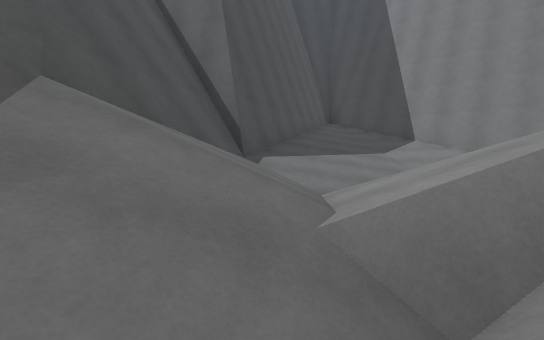
[1] (above)

16 first-person views from a walk through a Unity game level. The camera is 1.4 m above the floor, tilts 4° down and sees 90° across. The floor is counted in squares, 2 m on a side. Each view is taken from the middle of a square. On the plan, view 1 faces up. The plan holds only what a view shows up to about 9 squares ahead; the rest is blank. The place goes on beyond the plan. The player character is not drawn.

[2]
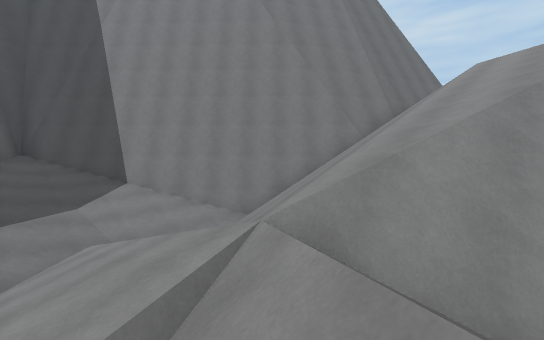

[3]
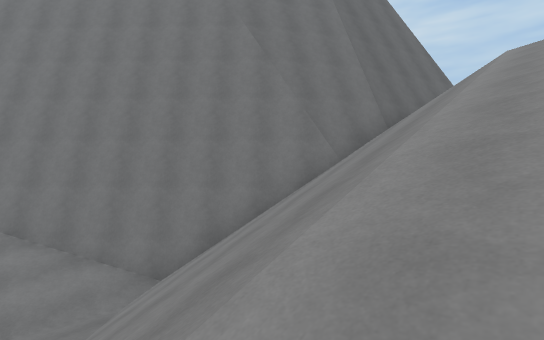

[4]
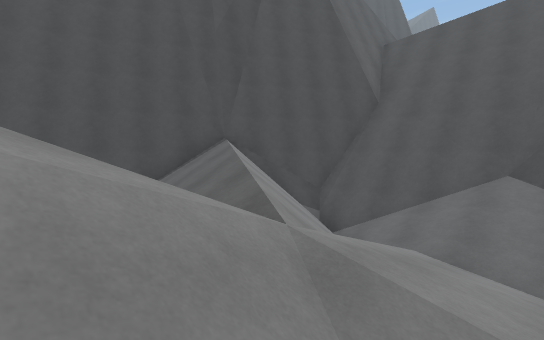

[5]
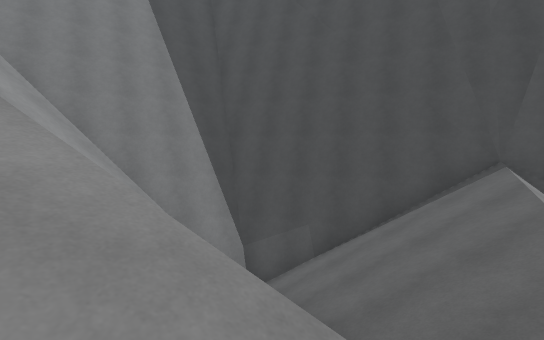

[6]
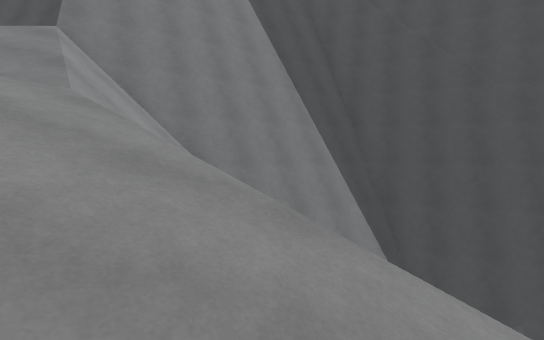

[7]
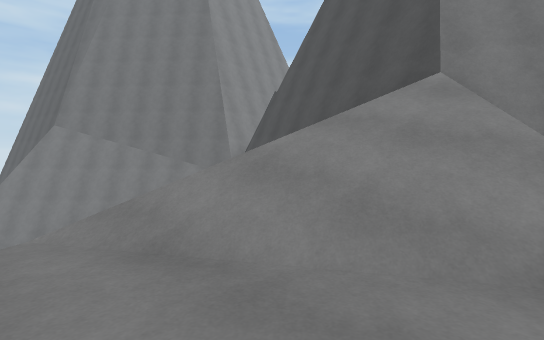

[8]
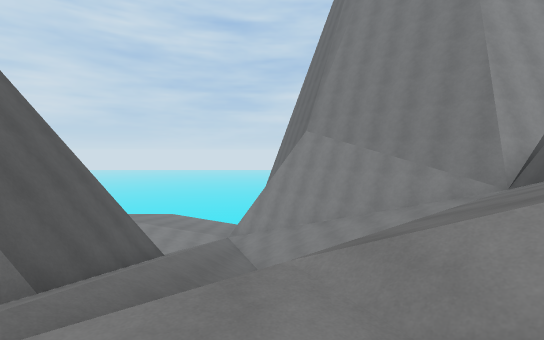

[9]
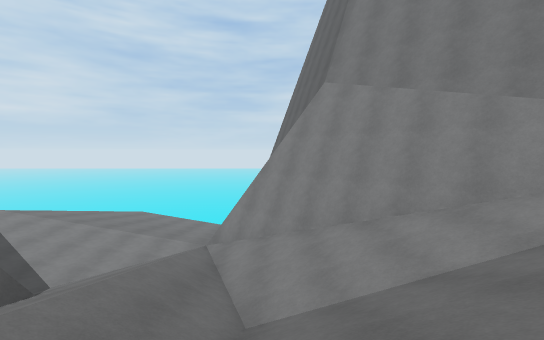

[10]
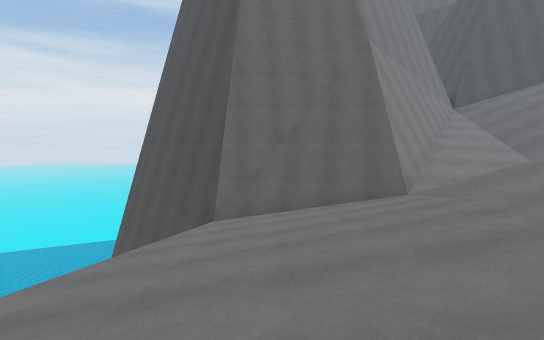

[11]
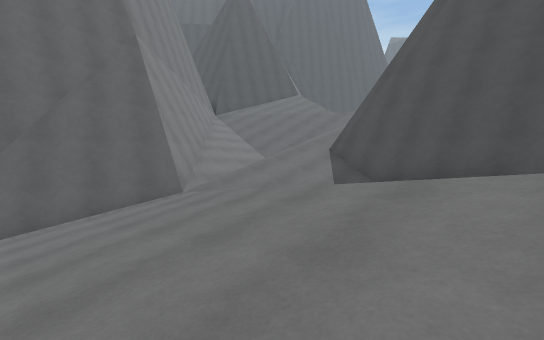

[12]
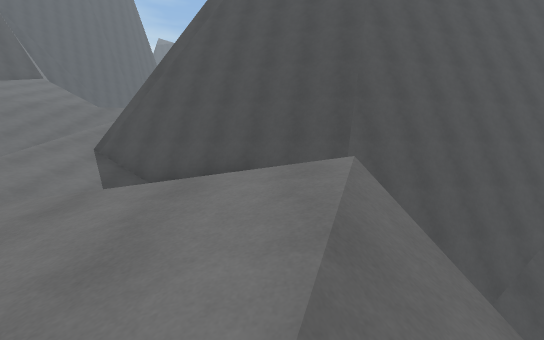

[13]
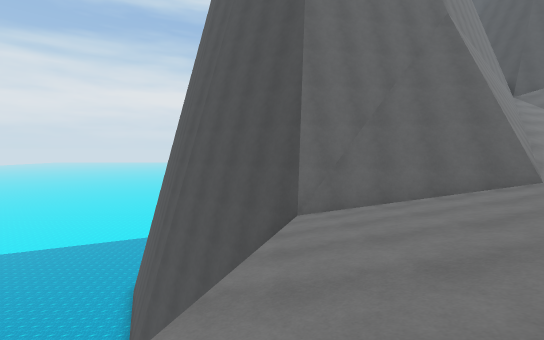

[14]
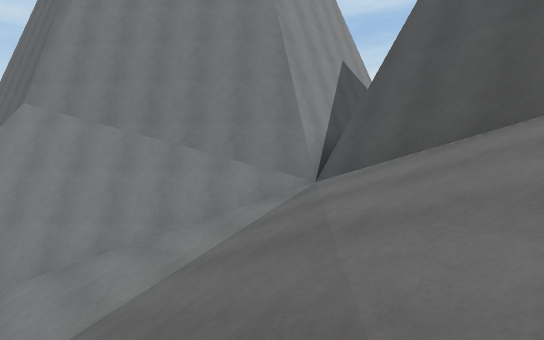

[15]
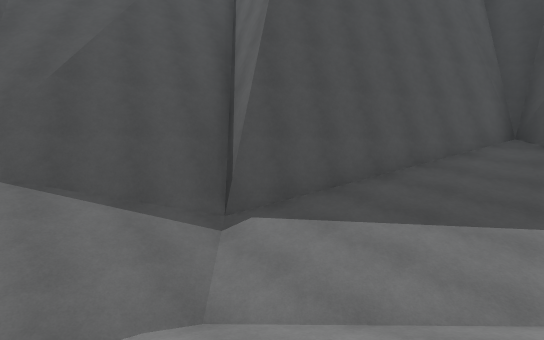

[16]
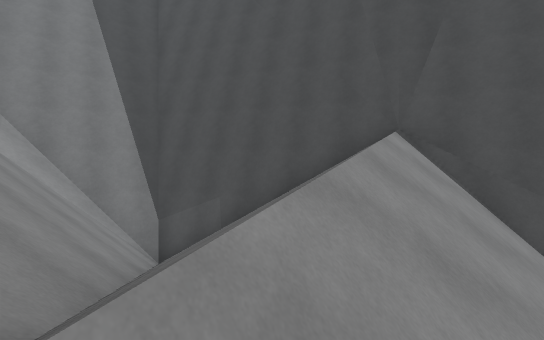

### Floor plan
Key: @ floor where view 1 was taken; # wall or solid block; . main floor; : floor 0.75 m higher than the main floor; - floor 0.75 m lower than the main floor; _ floor 1.5 m lower than the main floor; < floor 2.5 m lower than the main floor; ( floor 4 m lower than the main floor; + floor 5.5 m higher than the main floor; / step, stairs or slope; = window, fence, low wall or low ledge; ^ raised ledge; v drop or lower ground.
Columns run from 3 left of view 1 to 33 right of it. Each row starts with its distance up from view 1.
 13                          #v
 12      ###                 #v
 11     ##/#                 #v
 10     #//##                #v
  9    ##///##               #   vv
  8    #/////##             ##  :///
  7   ^#//////#             #/ :://///
  6   ^///((((###           #..:://///v
  5  ^=//// ////###        ##....///-_v
  4  ^///// //////#####    #//-..//-_/
  3 ^=//////////////  ######///--/-__v
  2 ^=//////////////////////////=/-_<v
  1  #//////////////+///////////^^^###v
  0  ##@////////////++/ / /////^     v#vv
 -1  #=/////// ////++/// /////#^      v#v
 -2  ##////////  ////////////#^        v#
 -3   ##////////////// /////#^
 -4    ###^^##=###//// /////^
 -5          ^^^^^^^^^^#=//#^
 -6                     ^^#^
 -7                        ^

Positions as (right, up) in squares from view 1, and headings:
1: (0, 0), facing up
2: (2, 0), facing up-right
3: (5, 1), facing up-right
4: (5, 3), facing down-left
5: (5, 2), facing down
6: (9, 1), facing down
7: (12, 0), facing down-right
8: (13, 0), facing right
9: (17, 0), facing right
10: (28, 8), facing down
11: (28, 8), facing down-left
12: (28, 8), facing left
13: (30, 7), facing down
14: (16, -1), facing down-right
15: (3, 3), facing up-left
16: (3, 2), facing down
